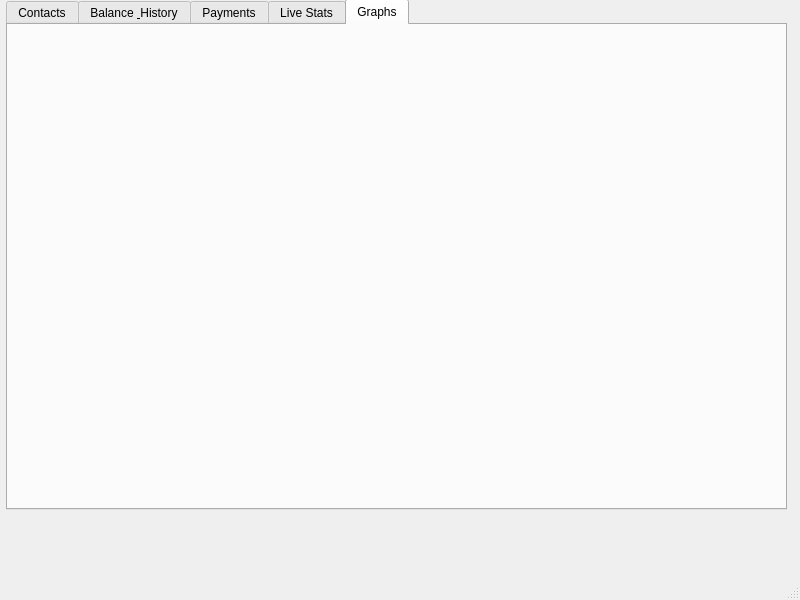
<?xml version="1.0" encoding="UTF-8"?>
<ui version="4.0">
 <class>MainWindow</class>
 <widget class="QMainWindow" name="MainWindow">
  <property name="geometry">
   <rect>
    <x>0</x>
    <y>0</y>
    <width>800</width>
    <height>600</height>
   </rect>
  </property>
  <property name="windowTitle">
   <string>MainWindow</string>
  </property>
  <widget class="QWidget" name="centralwidget">
   <widget class="QTabWidget" name="tabWidget">
    <property name="geometry">
     <rect>
      <x>6</x>
      <y>-1</y>
      <width>781</width>
      <height>511</height>
     </rect>
    </property>
    <property name="currentIndex">
     <number>4</number>
    </property>
    <widget class="QWidget" name="tab_4">
     <attribute name="title">
      <string>Contacts</string>
     </attribute>
    </widget>
    <widget class="QWidget" name="tab_5">
     <attribute name="title">
      <string>Balance &amp; History</string>
     </attribute>
    </widget>
    <widget class="QWidget" name="tab_3">
     <attribute name="title">
      <string>Payments</string>
     </attribute>
    </widget>
    <widget class="QWidget" name="tab">
     <attribute name="title">
      <string>Live Stats</string>
     </attribute>
    </widget>
    <widget class="QWidget" name="tab_2">
     <attribute name="title">
      <string>Graphs</string>
     </attribute>
    </widget>
   </widget>
  </widget>
  <widget class="QMenuBar" name="menubar">
   <property name="geometry">
    <rect>
     <x>0</x>
     <y>0</y>
     <width>800</width>
     <height>22</height>
    </rect>
   </property>
  </widget>
  <widget class="QStatusBar" name="statusbar"/>
 </widget>
 <resources/>
 <connections/>
</ui>
